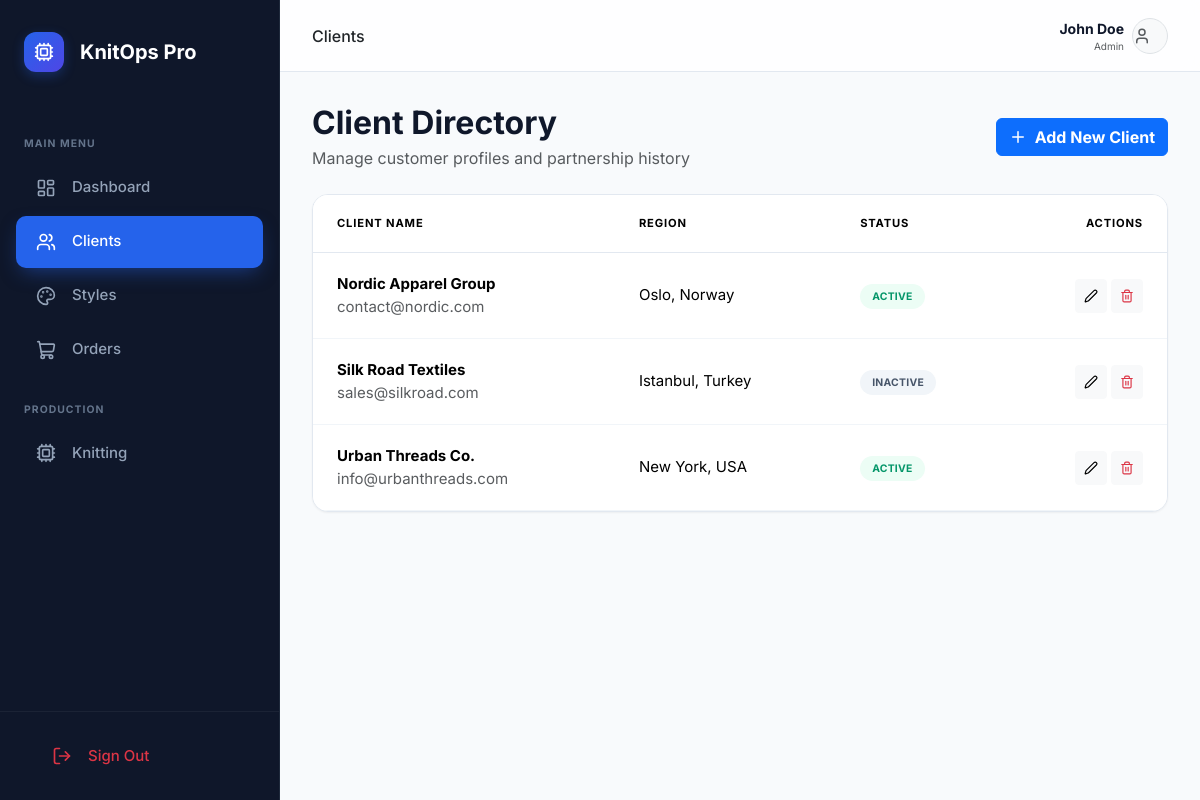
The page /clients.php (signed in) on the database its author committed.
### tables this page shows
CREATE TABLE IF NOT EXISTS clients (
    id INT AUTO_INCREMENT PRIMARY KEY,
    name VARCHAR(100) NOT NULL,
    region VARCHAR(100),
    email VARCHAR(100),
    contact_person VARCHAR(100),
    status ENUM('Active', 'Inactive') DEFAULT 'Active',
    created_at TIMESTAMP DEFAULT CURRENT_TIMESTAMP
);

### clients.php (the view, shortened to what this page needs)
<?php
include 'header.php';
$clients = $pdo->query("SELECT * FROM clients ORDER BY name ASC")->fetchAll();
?>
<div class="d-flex justify-content-between align-items-center mb-4">
    <div>
        <h2 class="fw-bold mb-1">Client Directory</h2>
        <p class="text-muted mb-0">Manage customer profiles and partnership history</p>
    </div>
    <button class="btn btn-primary fw-bold d-flex align-items-center gap-2" data-bs-toggle="modal" data-bs-target="#addClientModal">
        <i data-lucide="plus" style="width: 18px;"></i>
        Add New Client
    </button>
</div>
<div class="table-container">
    <table class="table mb-0">
        <thead style="background-color: var(--slate-50); font-size: 0.7rem; font-weight: 700; text-transform: uppercase; letter-spacing: 0.075em; color: var(--slate-500);">
            <tr>
                <th style="padding: 1.25rem 1.5rem; border-bottom: 1px solid var(--slate-200);">Client Name</th>
                <th style="padding: 1.25rem 1.5rem; border-bottom: 1px solid var(--slate-200);">Region</th>
                <th style="padding: 1.25rem 1.5rem; border-bottom: 1px solid var(--slate-200);">Status</th>
                <th style="padding: 1.25rem 1.5rem; border-bottom: 1px solid var(--slate-200);" class="text-end">Actions</th>
            </tr>
        </thead>
        <tbody>
            <?php foreach ($clients as $client): ?>
            <tr>
                <td style="padding: 1.25rem 1.5rem; font-size: 0.9375rem; vertical-align: middle; border-bottom: 1px solid var(--slate-100);">
                    <div class="fw-bold"><?php echo htmlspecialchars($client['name']); ?></div>
                    <div class="text-muted x-small"><?php echo htmlspecialchars($client['email']); ?></div>
                </td>
                <td style="padding: 1.25rem 1.5rem; font-size: 0.9375rem; vertical-align: middle; border-bottom: 1px solid var(--slate-100);"><?php echo htmlspecialchars($client['region']); ?></td>
                <td style="padding: 1.25rem 1.5rem; font-size: 0.9375rem; vertical-align: middle; border-bottom: 1px solid var(--slate-100);">
                    <span class="status-pill <?php echo $client['status'] == 'Active' ? 'pill-emerald' : 'pill-slate'; ?>" style="padding: 0.375rem 0.75rem; border-radius: 9999px; font-size: 0.65rem; font-weight: 700; text-transform: uppercase; letter-spacing: 0.025em; background-color: <?php echo $client['status'] == 'Active' ? '#ecfdf5' : '#f1f5f9'; ?>; color: <?php echo $client['status'] == 'Active' ? '#059669' : '#475569'; ?>;">
                        <?php echo $client['status']; ?>
                    </span>
                </td>
                <td style="padding: 1.25rem 1.5rem; font-size: 0.9375rem; vertical-align: middle; border-bottom: 1px solid var(--slate-100);" class="text-end">
                    <button class="btn btn-light btn-sm"><i data-lucide="edit-2" style="width: 14px;"></i></button>
                    <button class="btn btn-light btn-sm text-danger"><i data-lucide="trash-2" style="width: 14px;"></i></button>
                </td>
            </tr>
            <?php endforeach; ?>
        </tbody>
    </table>
</div>
<?php include 'footer.php'; ?>

### header.php (style rules this page uses)
:root { --slate-50: #f8fafc; --slate-100: #f1f5f9; --slate-200: #e2e8f0; --slate-300: #cbd5e1; --slate-400: #94a3b8; --slate-500: #64748b; --slate-600: #475569; --slate-700: #334155; --slate-800: #1e293b; --slate-900: #0f172a; --blue-600: #2563eb; --blue-700: #1d4ed8; --emerald-500: #10b981; --rose-500: #f43f5e; --amber-500: #f59e0b; --radius-md: 0.75rem; --radius-lg: 1rem; --radius-xl: 1.5rem; --shadow-sm: 0 1px 2px 0 rgb(0 0 0 / 0.05); --shadow-md: 0 4px 6px -1px rgb(0 0 0 / 0.1), 0 2px 4px -2px rgb(0 0 0 / 0.1); }
body { font-family: 'Inter', system-ui, sans-serif; background-color: var(--slate-50); color: var(--slate-900); overflow: hidden; height: 100vh; margin: 0; }
.table-container { background: white; border: 1px solid var(--slate-200); border-radius: var(--radius-lg); overflow: hidden; box-shadow: var(--shadow-sm); }

### rows shown on the page
clients: name "Nordic Apparel Group", email "contact@nordic.com", region "Oslo, Norway", status "ACTIVE"
clients: name "Silk Road Textiles", email "sales@silkroad.com", region "Istanbul, Turkey", status "INACTIVE"
clients: name "Urban Threads Co.", email "info@urbanthreads.com", region "New York, USA", status "ACTIVE"

### other values the page prints
str_replace('.php', '', basename($_SERVER['PHP_SELF'])) "Clients"
$_SESSION['user_name'] "John Doe"
$_SESSION['user_role'] "Admin"
